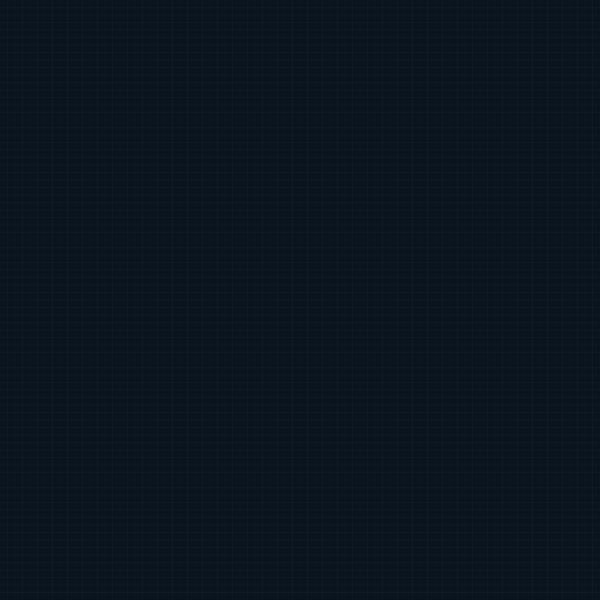
Frame 1 (no input)
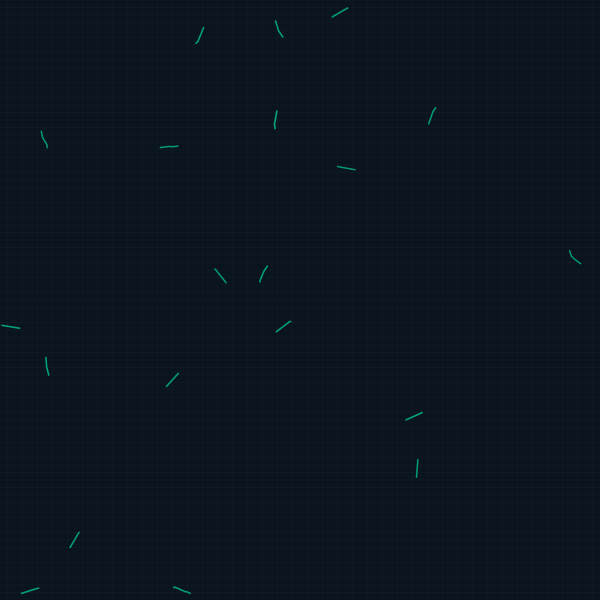
Frame 60 (no input)
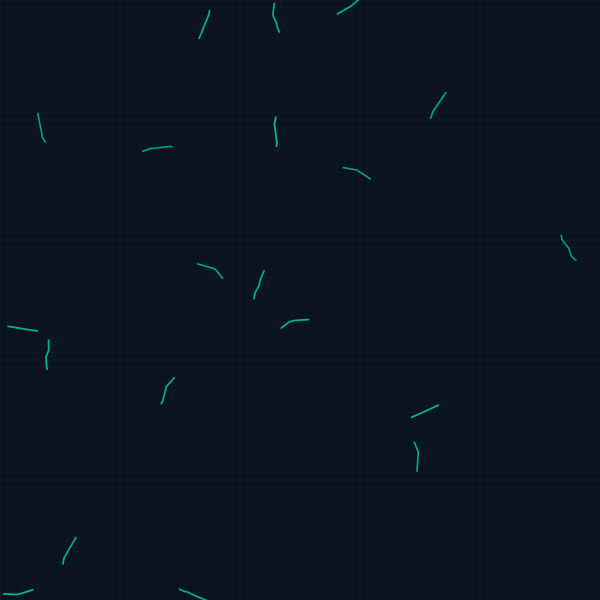
Frame 120 (the mouse pressed at the canvas centre since frame 60)

The p5.js sketch that drew these frames (run headless with seeded random() and noise() and a simulated clock; from frame 60 on, the mouse is pressed at the canvas centre):

// p5.js sketch
// ── sketch.js
let roots = [];
const gridCols = 20;
const gridRows = 20;
const cellSize = 30;
let time = 0;

class Root {
  constructor(x, y) {
    this.x = x;
    this.y = y;
    this.segments = [];
    this.maxSegments = 100;
    this.growthSpeed = random(0.005, 0.02);
    this.pulseSpeed = random(0.01, 0.03);
    this.angle = random(TWO_PI);
    this.color = color(0, 200, 150, 180);
  }

  update() {
    time += this.growthSpeed;
    
    // Move root in a slow, organic direction
    const speed = 0.3;
    this.x += cos(this.angle) * speed;
    this.y += sin(this.angle) * speed;
    
    // Occasionally change direction slightly
    if (random() < 0.02) {
      this.angle += random(-0.5, 0.5);
    }
    
    // Add new segment
    if (this.segments.length < this.maxSegments) {
      this.segments.push({x: this.x, y: this.y});
    } else {
      this.segments.shift();
      this.segments.push({x: this.x, y: this.y});
    }
  }

  display() {
    push();
    
    // Pulsing effect
    const pulse = sin(time * this.pulseSpeed) * 0.3 + 0.7;
    
    noFill();
    stroke(this.color);
    strokeWeight(2 * pulse);
    
    beginShape();
    for (let i = 0; i < this.segments.length; i++) {
      const segment = this.segments[i];
      const alpha = map(i, 0, this.segments.length, 0, 255);
      stroke(red(this.color), green(this.color), blue(this.color), alpha * pulse);
      vertex(segment.x, segment.y);
    }
    endShape();
    
    pop();
  }
}

function setup() {
  createCanvas(gridCols * cellSize, gridRows * cellSize);
  
  // Initialize roots
  for (let i = 0; i < 20; i++) {
    const x = random(width);
    const y = random(height);
    roots.push(new Root(x, y));
  }
}

function draw() {
  background(10, 20, 30);
  
  // Draw knitted wool texture
  drawTexture();
  
  // Update and display roots
  for (let root of roots) {
    root.update();
    root.display();
  }
}

function drawTexture() {
  // Draw subtle grid pattern to simulate knitted wool
  stroke(255, 255, 255, 10);
  strokeWeight(0.5);
  
  for (let x = 0; x < width; x += cellSize / 4) {
    line(x, 0, x, height);
  }
  
  for (let y = 0; y < height; y += cellSize / 4) {
    line(0, y, width, y);
  }
}
